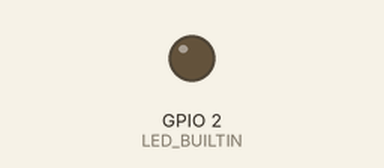
Recording of a sketch running on a simulated ESP8266 (Wemos D1 mini). Shown: output pins drawn as LEDs (lit = HIGH, except the on-board LED, lit = LOW). WiFi joins after 1.5 s; servers stay silent unless stated; no MQTT or app messages arrive unless stated; what the sketch prints to the serial monitor is not drawn.

Above: at 0.1 s.
At 1.7 s:
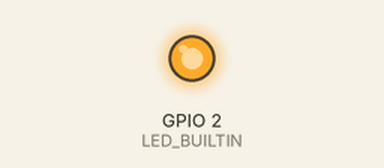
Timing chart, 0 to 32.7 s (numbered marks = the images above):
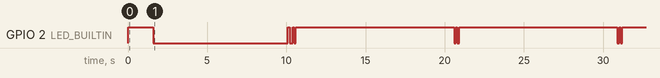

Measured:
- by itself, GPIO 2 (LED_BUILTIN): HIGH → LOW at 1.6 s, → HIGH 8.5 s later, → LOW 0.10 s later, → HIGH 0.20 s later, … (14 changes in this stretch)

The sketch:

vehiclepresence.ino
```cpp
// Vehicle Presence Detection
// Based on RSSI signal strength from Vehicle to Wireless AP
//
// Last update: 14/08/2019
// Author: chimera
// Version 1.1
//

#include <PubSubClient.h>
#include <ESP8266WiFi.h>

// Modify these to suit your Wifi and Vehicle
IPAddress MQTT_SERVER(172, 16, 223, 254);
const char* cs_SSID = "yourssid";
const char* cs_wifi_Password = "yourpassword";
const String cs_MQTTPrefix = "openhab/vehicle/";
const String cs_VehicleID = "ford";


// MQTT - Publish these
const String OPENHABSTATUS = cs_MQTTPrefix + cs_VehicleID + "/status";
const String OPENHABMYIPADDRESS = cs_MQTTPrefix + cs_VehicleID + "/ipaddress";
const String OPENHABVEHICLERSSI = cs_MQTTPrefix + cs_VehicleID + "/rssi";
const String OPENHABVEHICLESTATE = cs_MQTTPrefix + cs_VehicleID + "/homeoraway";


// Milliseconds to wait between signal strength tests
unsigned long cl_SampleDelayMillis = 500;
// Number of samples to take every 'SampleDelayMillis' (before making a decision)
const int ci_SamplesToTake = 4;
// Buffer added to baseline to qualify for making better "leaving" or "arriving" decisions
const int ci_RSSIBuffer = 8;
// Send alive every (LWT)
const int ci_SendAliveEvery = 10;

// Variables
bool b_GetBaseline;
long l_RSSIBaseline = 0;
unsigned long ul_Alive = millis();
//long l_Alive = 0;

// Define message buffer and publish string
char mqtt_topic[40];
char message_buff[15];

// Wifi Client
WiFiClient wifiClient;
String wemosIPAddress;

// Callback to Arduino from MQTT (inbound message arrives for a subscription)
void callback(char* topic, byte* payload, unsigned int length)
{
  // Not needed in this instance
}

// Define Publish / Subscribe client (must be defined after callback function above if in use)
PubSubClient mqttClient(MQTT_SERVER, 1883, callback, wifiClient);

//
// Setup the ESP for operation
//
void setup()
{

  // Set builtin LED as connection indicator, turn OFF
  pinMode(LED_BUILTIN, OUTPUT);
  digitalWrite(LED_BUILTIN, HIGH);

  // Debug USB Serial
  Serial.begin(115200);
  Serial.println(" ");

}

//
// Check Wifi, MQTT and RSSI signal strength
//
void loop()
{

  // Check WiFi, connect if needed
  if (WiFi.status() != WL_CONNECTED)
  {
    ConnectWIFI();
  }

  // Check MQTT, connect if needed
  if (!mqttClient.connected())
  {
    // Connect to MQTT broker
    ConnectMQTT();

    // Get baseline on startup
    Serial.println(String(ci_SamplesToTake) + " samples taken every " + String(cl_SampleDelayMillis) + "msec (over period of " + String(cl_SampleDelayMillis * ci_SamplesToTake) + " msecs)");
    b_GetBaseline = true;

  }

  // Double check we're connected, get RSSI (no point getting signal strength unless we can tell OpenHAB)
  if (mqttClient.connected())
  {
    GetAverageRSSI();
    SendMQTTAlive();
  }

  // MQTT loop
  if (mqttClient.connected());
  {
    mqttClient.loop();
  }

}


//
// Starts WIFI connection
//
void ConnectWIFI()
{

  // If we are not connected
  if (WiFi.status() != WL_CONNECTED)
  {
    int iTries = 0;

    Serial.println("Starting WIFI connection");
    WiFi.mode(WIFI_STA);
    WiFi.disconnect();
    WiFi.begin(cs_SSID, cs_wifi_Password);

    // If not WiFi connected, retry every 100ms for 2 minutes
    while (WiFi.status() != WL_CONNECTED)
    {
      iTries++;
      Serial.print(".");
      delay(200);

      // If can't get to Wifi for 2 minutes, reboot ESP
      if (iTries > 600)
      {
        Serial.println("TOO MANY WIFI ATTEMPTS, REBOOTING!");
        ESP.reset();
      }
    }

    Serial.println("");
    Serial.println("WiFi connected");
    Serial.println(WiFi.localIP());

    // Turn LED ON (connected)
    digitalWrite(LED_BUILTIN, LOW);

    // Let network have a chance to start up
    delay(200);

  }

}


//
// Connect to MQTT Broker
//
void ConnectMQTT()
{
  Serial.println("Connecting to MQTT Broker");
  int iRetries = 0;

  // WiFi must be connected, try connecting to MQTT
  while (mqttClient.connect(cs_VehicleID.c_str(), OPENHABSTATUS.c_str(), 0, 0, "0") != 1)
  {

    // Flash LED (effectively adds a small delay between retries as well)
    Serial.println("Error connecting to MQTT (State:" + String(mqttClient.state()) + ")");
    for (int iPos = 1; iPos <= 5; iPos++)
    {
      // Flash pin
      digitalWrite(LED_BUILTIN, LOW);
      delay(50);
      digitalWrite(LED_BUILTIN, HIGH);
      Serial.print(".");
    }

    // Double check WiFi state or # retries while in this loop just incase we timed it badly!
    if (WiFi.status() != WL_CONNECTED || iRetries > 5)
    {
      Serial.println("No MQTT connection...");
      break;
    }

    // Make sure we're not stuck here forever, loop and reconnect WiFi if needed
    iRetries++;

  }

  // Tell MQTT we're alive and our IP
  SendMQTTAlive();

}


//
// Publish MQTT data to MQTT broker
//
void PublishMQTTMessage(String sMQTTSub, String sMQTTData)
{

  // Quick check we're still connected (otherwise ESP crash!)
  if (mqttClient.connected())
  {
    // Define and send message about zone state
    sMQTTData.trim();
    sMQTTSub.trim();

    // Convert to char arrays
    sMQTTSub.toCharArray(mqtt_topic, sMQTTSub.length() + 1);
    sMQTTData.toCharArray(message_buff, sMQTTData.length() + 1);

    // Publish MQTT message
    mqttClient.publish(mqtt_topic, message_buff);

    // Flash LED twice to indicate sending MQTT data
    digitalWrite(LED_BUILTIN, LOW);
    delay(100);
    digitalWrite(LED_BUILTIN, HIGH);
    delay(100);
    digitalWrite(LED_BUILTIN, LOW);
    delay(100);
    digitalWrite(LED_BUILTIN, HIGH);
  }

}


//
// Get samples of RSSI signal strength send to MQTT
//
void GetAverageRSSI()
{

  // Variables
  long l_CurrRSSI = 0;
  long l_SampleRSSI = 0;
  long l_SampleCounter = 0;

  // Iterate for X samples
  for (int i_SampleCounter; i_SampleCounter <= ci_SamplesToTake; i_SampleCounter++)
  {
    // Get current RSSI Signal Strength
    if (WiFi.status() == WL_CONNECTED)
    {
      l_CurrRSSI = WiFi.RSSI();
    }
    else
    {
      l_CurrRSSI = 0;
      l_SampleRSSI = 0;
      break;
    }

    // Add new RSSI to sample data
    l_SampleRSSI = l_SampleRSSI + l_CurrRSSI;

    // Delay between samples
    delay(cl_SampleDelayMillis);

  }

  // Average the RSSI samples over samples to take
  long l_AverageRSSI = l_SampleRSSI / ci_SamplesToTake;

  // Check we got a valid average (RSSI is in negative dBm)
  if (l_AverageRSSI < 0)
  {
    // If getting the baseline
    if (b_GetBaseline == true)  // If creating the baseline (once on startup usually)
    {
      // Signal allowance - add some buffer (so RSSI seen as slightly weaker)
      Serial.println("Setting baseline to first data sample =" + String(l_AverageRSSI - ci_RSSIBuffer) + " (with buffer of -" + String(ci_RSSIBuffer) + ")");
      l_RSSIBaseline = l_AverageRSSI - ci_RSSIBuffer;
      b_GetBaseline = false;
    }
    else
    {
      // Analyze new sample against original baseline
      if (l_AverageRSSI >= l_RSSIBaseline)
      {
        Serial.println("Home (Average RSSI=" + String(l_AverageRSSI) + " > Baseline=" + String(l_RSSIBaseline) + ")");
        PublishMQTTMessage(OPENHABVEHICLESTATE, "1");
      }
      else if (l_AverageRSSI < l_RSSIBaseline)
      {
        Serial.println("Away (Average RSSI=" + String(l_AverageRSSI) + " < Baseline=" + String(l_RSSIBaseline) + ")");
        PublishMQTTMessage(OPENHABVEHICLESTATE, "0");
      }
    }
  }
  else
  {
    // Get baseline again
    b_GetBaseline  = true;
  }

}

//
// Send keep alive MQTT LWT message
//
void SendMQTTAlive()
{

  // Let OH know vehicle is still on every X seconds
  if ((millis() - ul_Alive) > (ci_SendAliveEvery * 1000))
  {
    Serial.println("Telling OpenHAB we're still alive");
    PublishMQTTMessage(OPENHABSTATUS, "1");
    if (WiFi.localIP().toString() != wemosIPAddress)
    {
      wemosIPAddress=WiFi.localIP().toString();
      PublishMQTTMessage(OPENHABMYIPADDRESS, wemosIPAddress);
    }
    ul_Alive = millis();
  }

}
```
